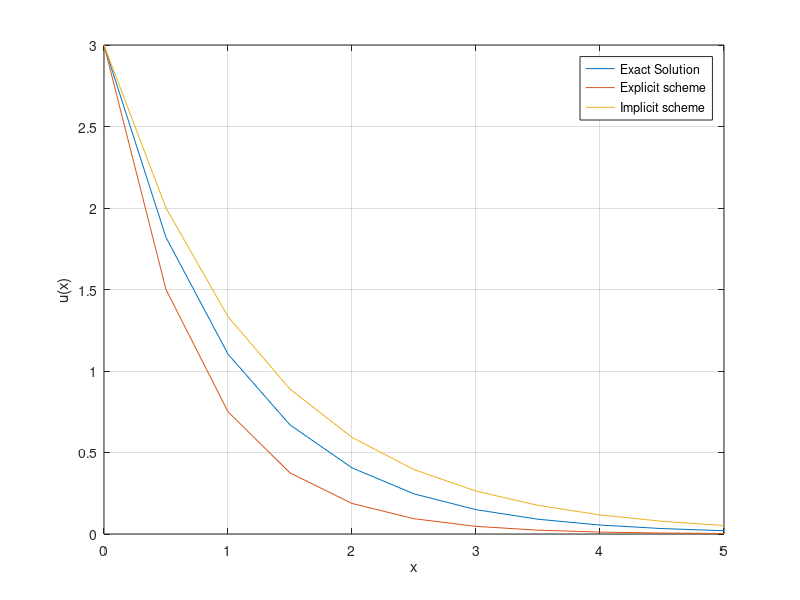

Write MATLAB code to recreate this figure.
%% Approximate a differential equation order 1
clc; clear; close all;

% disable copilot:
% settings.matlab.desktop.copilot.CopilotEnabled.PersonalValue = false in
% command prompt


%% Function

% u'(x) + u(x) = f(x)

f = 0;

% domain
a = 0;
b = 5;

% nb of points
% taking N=3 shows that the explicit scheme starts to oscillate
N = 10;

% step (constant)
h = (b - a) / N;

% inital condition
u0 = 3;


%% approximate solution of the differential equation

% explicit scheme
u_explicit(1) = u0;

for n=1:N
    u_explicit(n+1) = f*h + u_explicit(n)*(1-h);
end


% implicit scheme
u_implicit(1) = u0;
for n = 1:N
    u_implicit(n+1) = (u_implicit(n) + f*h) / (1 + h);
end

%% plot solution
x = a:h:b;

% true solution

u_exact = 3*exp(-x);

figure()
plot(x,u_exact)
hold on;
plot(x, u_explicit)
plot(x, u_implicit)
hold off;
xlabel('x');
ylabel('u(x)');
legend('Exact Solution', 'Explicit scheme', 'Implicit scheme');
grid on;



